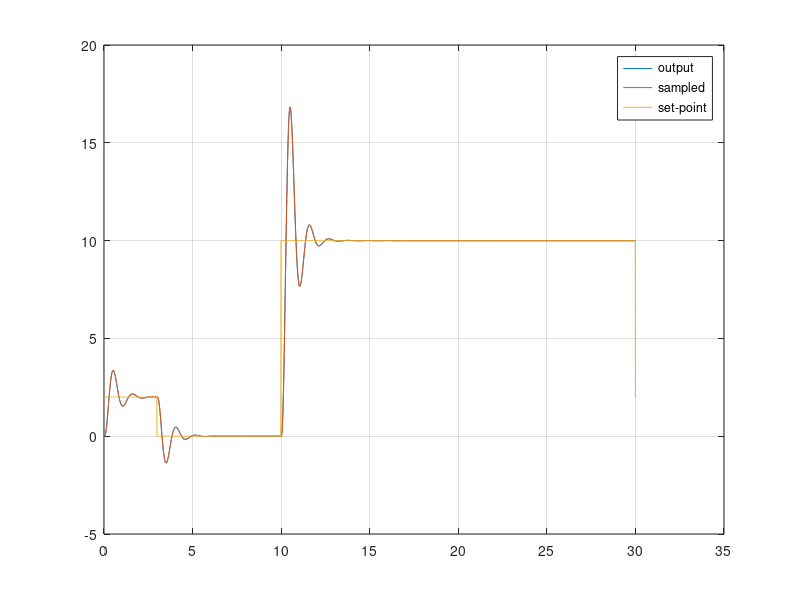
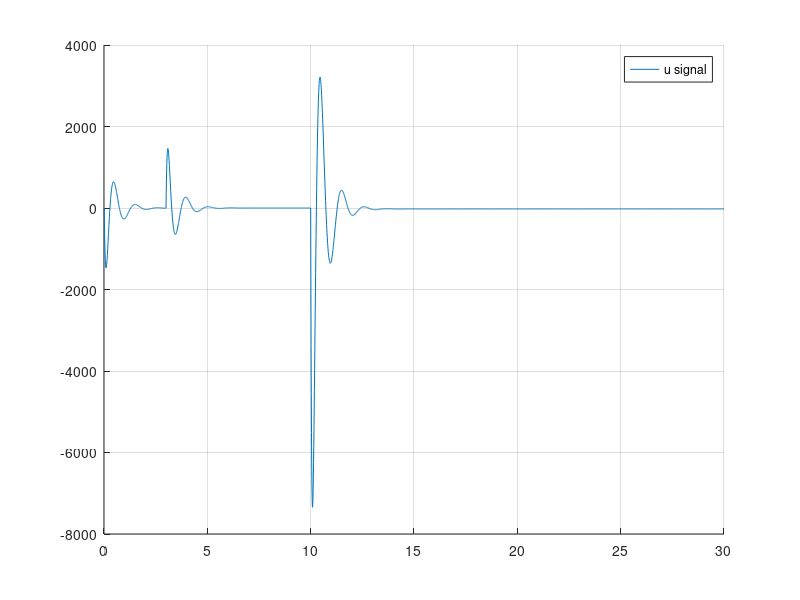
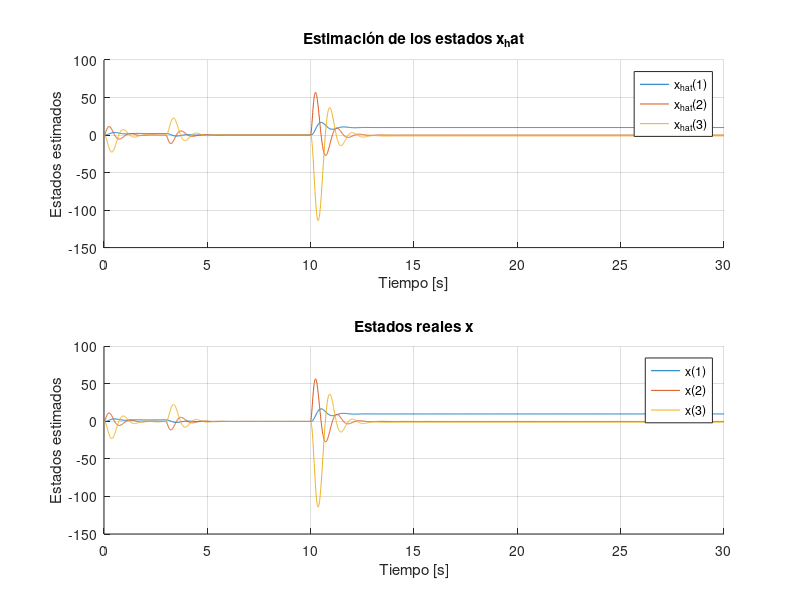
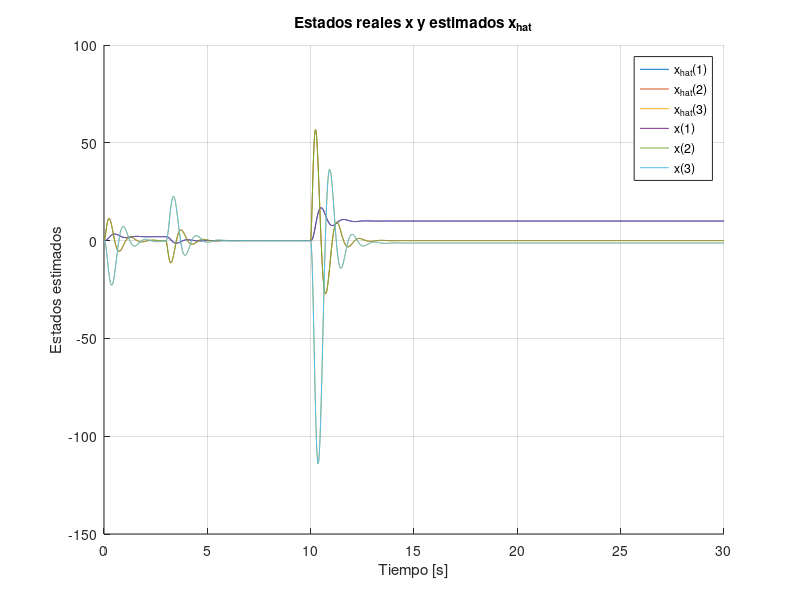

Reproduce these figures in MATLAB, in order.
clear all;
close all;
%% Parámetros de Simulación
Ts = 0.01;
Tf = 30;
Nsim = Tf/Ts;
t = 0:Ts:Tf;

%% Señal de Entrada - Set Point
r_sp = 2*ones(size(t));

%% Espacio de estados identificado invertido - ecuacion calculada
% A = [0 1 0; 4.8976 -0.52198 0.319; 0 0 -0.33792];
% B = [0; -0.468; 0.495];
% C = [1 0 0];
% D = 0;

A = [0 1 0; 0 0 1; -0.4588 -12.83 -3.986];
B = [-0.00008368; -0.05376; 0.01643];
C = [1 0 0];
D = 0;

% A = [0 1; -0.9903 1.99];
% B = [-0.000002972; -0.000009109];
% C = [1 0];
% D = 0;

% Funcion de transferencia Pendulo natural
% num = [-0.001862 -0.05642];
% den = [1 0.4719 4.919];
% [A, B, C, D] = tf2ss(num,den);
% 
sys_ss = ss(A, B, C, D);

SS_disc = c2d(sys_ss, Ts);

% SS_disc = ss(A, B, C, D, Ts);
% sys_ss = d2c(SS_disc);
%% Tamaño vectores Espacio de Estados
nx = length(SS_disc.A);

%% Determinación de la matriz K - LQR
Q = diag([10000 1000 10000]);
R = 0.1;

K_hat = lqr(SS_disc, Q, R);
K_new = K_hat(1:nx);
ki = K_hat(end);

%% Observador
x0 = zeros(1, nx)';

x_hat = ones(nx, Nsim + 1) .* x0;

% Polos en plano S
pole1_obs = -9;
pole2_obs = -1+j*0.2;
pole3_obs = -1-j*0.2;
% Polos mapeados a plano Z
pole1_obs_z = exp(pole1_obs*Ts);
pole2_obs_z = exp(pole2_obs*Ts);
pole3_obs_z = exp(pole3_obs*Ts);

p_obs = [pole1_obs_z pole2_obs_z pole3_obs_z];
L = place(SS_disc.A', SS_disc.C', p_obs);
L = L';

%% Variables Iniciales
x = ones(nx, Nsim + 1) .* x0;

% Salidas del simulador
yOut  = SS_disc.C*x0; 
tOut = 0;
uOut = 0;
dt = linspace(0, Ts, 10)';
integral_error = zeros(1, Nsim);
e = zeros(1, Nsim);
q = zeros(1, Nsim);
y_feedback = SS_disc.C*x0;

%% Representa el tiempo real, cuanto tiempo está corriendo el
% microcontrolador, el tiempo entre interrupciones el tiempo de muestreo
for k = 1:Nsim
    
    if k >= 3/Ts
        r_sp(k) = 0;
    end
    if k >= 10/Ts
        r_sp(k) = 10;
    end
    % Microcontrolador %
    e(k) = r_sp(k) - y_feedback;

    % Sin integrador  
%     u(k) = - K*x(:, k);

    % Con integrador, sin referencia
%     e(k) = y_feedback;
%     u(k) = -ki*y_feedback - K_new*x(:, k);

    % Con integrador
    u(k) = -ki*q(k) - K_new*x_hat(:, k);
    %u(k) =  - K_new*x_hat(:, k);
    
    x_hat(:, k+1) = (SS_disc.A - L*SS_disc.C)*x_hat(:, k) + SS_disc.B*u(k) + L*y_feedback;
     
    uOut = [uOut u(k)];
    
    u = u(k)*ones(1, numel(dt)); % ZOH de la U - DAC

    % Sistema en la vida real %
    [y, tsim, XssOut] = lsim(sys_ss, u, dt, x(:, k)); % XssOut es la salida del Espacio de Estados. Cambiar
    x(:, k+1) = XssOut(end, :)'; % x es el vector de estados
    q(k+1) = q(k) + e(k); % Integrador se obtiene con el modelo discretizado
    y_feedback = y(end, :); % Sampling - ADC

    tOut = [tOut (tsim' + t(k))];
    yOut = [yOut y'];
end

%% Gráficos
figure(1)
plot(tOut, yOut);
hold on
stairs(t, SS_disc.C*x);
plot(t, r_sp);
legend('output', 'sampled', 'set-point')
grid on

figure(2)
hold on
plot(t, uOut)
legend('u signal')
grid on

%% Gráficos de la estimación de los estados
figure(3)
hold on
subplot(2,1,1)
    hold on
    for i = 1:nx
        plot(t, x_hat(i, 1:Nsim+1));
    end
    legend('x_{hat}(1)','x_{hat}(2)','x_{hat}(3)');
    grid on
    title('Estimación de los estados x_hat');
    xlabel('Tiempo [s]');
    ylabel('Estados estimados');
subplot(2,1,2)
    hold on
    for i = 1:nx
        plot(t, x(i, 1:Nsim+1));
    end
    legend('x(1)','x(2)','x(3)');
    grid on
    title('Estados reales x');
    xlabel('Tiempo [s]');
    ylabel('Estados estimados');

%% Gráficos de la estimación de los estados junto
figure(4)
hold on
for i = 1:nx
    plot(t, x_hat(i, 1:Nsim+1));
end
legend('x_{hat}(1)','x_{hat}(2)','x_{hat}(3)');
for i = 1:nx
    plot(t, x(i, 1:Nsim+1));
end
legend('x_{hat}(1)','x_{hat}(2)','x_{hat}(3)','x(1)','x(2)','x(3)');
grid on
title('Estados reales x y estimados x_{hat}');
xlabel('Tiempo [s]');
ylabel('Estados estimados');